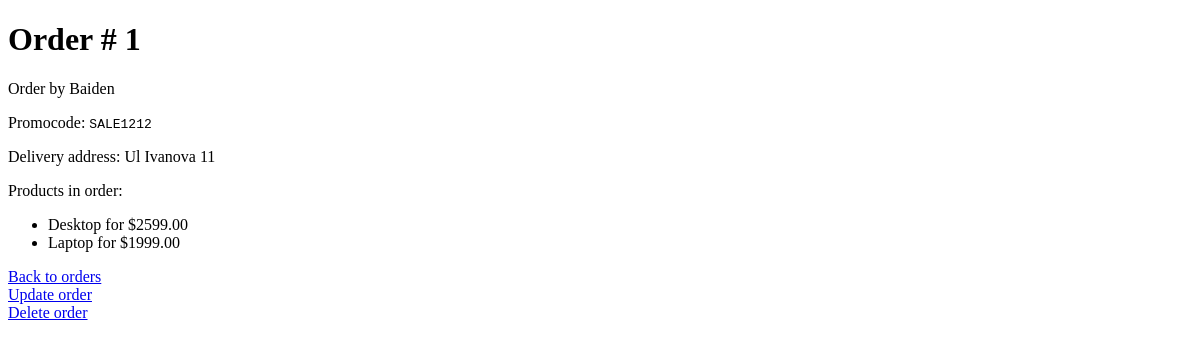
The page /shop/orders/1/ (signed in) on the database as committed earlier.
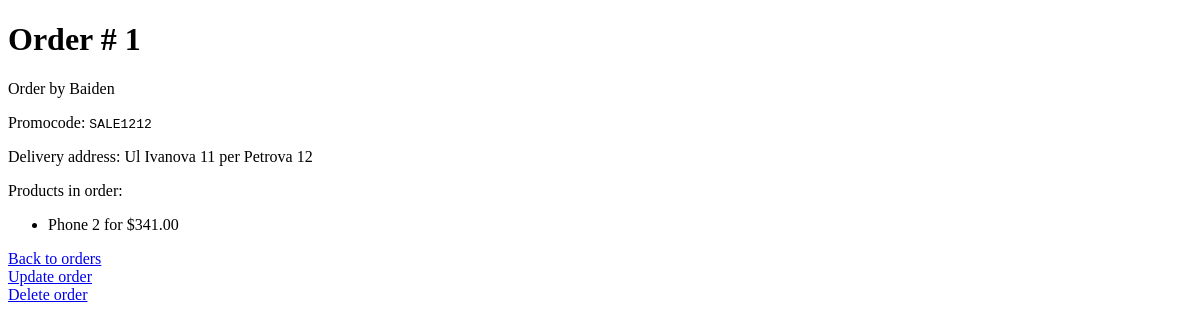
The same page on the database as committed later.
### shopapp/models.py (models this page shows, shortened)
class Order(models.Model):
    delivery_address = models.TextField(null=False, blank=True)
    promo_code = models.CharField(max_length=20, null=False, blank=True)
    created_at = models.DateTimeField(auto_now_add=True)
    user = models.ForeignKey(User, on_delete=models.PROTECT, related_name='orders')
    products = models.ManyToManyField(Product, related_name='orders')

class Product(models.Model):
    class Meta:
        ordering = ['name', 'price']
    name = models.CharField(max_length=100)
    description = models.TextField(null=False, blank=True)
    price = models.DecimalField(default=0, max_digits=8, decimal_places=2)
    discount = models.SmallIntegerField(default=0)
    created_at = models.DateTimeField(auto_now_add=True)
    archived = models.BooleanField(default=False)
    created_by = models.ForeignKey(User, on_delete=models.CASCADE)

### shopapp/views.py (the view)
# urls.py: path('orders/<int:pk>/', OrderDetailView.as_view(), name='order_details'),
class OrderDetailView(PermissionRequiredMixin, DetailView):
    permission_required = "shopapp.view_order"
    queryset = (
        Order.objects
        .select_related('user')
        .prefetch_related('products')
    )

### shopapp/templates/shopapp/order_detail.html (shortened to what this page needs)
{% extends 'shopapp/base.html' %}
{% block body %}
    <h1>Order # {{ object.pk }}</h1>
    <div>
        <p>Order by {% firstof object.user.first_name object.user.username %}</p>
        <p>Promocode: <code>{{ object.promo_code }}</code></p>
        <p>Delivery address: {{ object.delivery_address }}</p>
        <div>Products in order:</div>
        <ul>
            {% for product in order.products.all %}
                <li>{{ product.name }} for ${{ product.price }}</li>
            {% endfor %}
        </ul>
    </div>
    <div>
        <a href="{% url 'shopapp:orders_list' %}">Back to orders</a>
    </div>
    <div>
        <a href="{% url 'shopapp:order_update' pk=object.pk %}">Update order</a>
    </div>
    <div>
        <a href="{% url 'shopapp:order_delete' pk=object.pk %}">Delete order</a>
    </div>
{% endblock %}

Rows that differ between the two databases and show on the page:
no longer on this page (row edited): Product: name "Desktop", price "2599.00"
no longer on this page (row unchanged): Product: name "Laptop", price "1999.00"
changed Order "SALE1212": delivery_address "Ul Ivanova 11" → "Ul Ivanova 11 per Petrova 12"
now on this page (row edited): Product: name "Phone 2", price "341.00"
